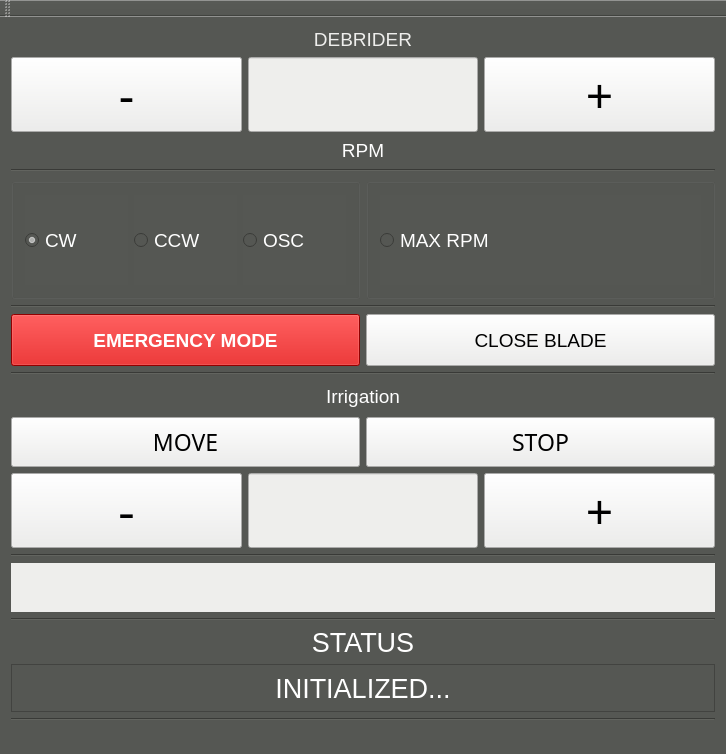
<?xml version="1.0" encoding="UTF-8"?>
<ui version="4.0">
 <class>MainWindow</class>
 <widget class="QMainWindow" name="MainWindow">
  <property name="geometry">
   <rect>
    <x>0</x>
    <y>0</y>
    <width>726</width>
    <height>754</height>
   </rect>
  </property>
  <property name="windowTitle">
   <string>MainWindow</string>
  </property>
  <property name="styleSheet">
   <string notr="true">background-color: rgb(85, 87, 83);</string>
  </property>
  <widget class="QWidget" name="centralWidget">
   <layout class="QVBoxLayout" name="verticalLayout_4">
    <item>
     <widget class="QLabel" name="lblDebrider">
      <property name="sizePolicy">
       <sizepolicy hsizetype="Expanding" vsizetype="Minimum">
        <horstretch>0</horstretch>
        <verstretch>0</verstretch>
       </sizepolicy>
      </property>
      <property name="minimumSize">
       <size>
        <width>40</width>
        <height>18</height>
       </size>
      </property>
      <property name="font">
       <font>
        <pointsize>14</pointsize>
       </font>
      </property>
      <property name="styleSheet">
       <string notr="true">color: rgb(238, 238, 236);</string>
      </property>
      <property name="text">
       <string>DEBRIDER</string>
      </property>
      <property name="alignment">
       <set>Qt::AlignCenter</set>
      </property>
     </widget>
    </item>
    <item>
     <layout class="QHBoxLayout" name="lytBLDCvel">
      <item>
       <widget class="QPushButton" name="btnDecreaseRPM">
        <property name="sizePolicy">
         <sizepolicy hsizetype="Expanding" vsizetype="Expanding">
          <horstretch>0</horstretch>
          <verstretch>0</verstretch>
         </sizepolicy>
        </property>
        <property name="font">
         <font>
          <family>Piboto</family>
          <pointsize>36</pointsize>
          <weight>50</weight>
          <italic>false</italic>
          <bold>false</bold>
         </font>
        </property>
        <property name="cursor">
         <cursorShape>ArrowCursor</cursorShape>
        </property>
        <property name="mouseTracking">
         <bool>false</bool>
        </property>
        <property name="styleSheet">
         <string notr="true">background-color : rgb(238, 238, 236);</string>
        </property>
        <property name="text">
         <string>-</string>
        </property>
       </widget>
      </item>
      <item>
       <widget class="QLineEdit" name="p_BLDCspeedInfo">
        <property name="sizePolicy">
         <sizepolicy hsizetype="Expanding" vsizetype="Expanding">
          <horstretch>0</horstretch>
          <verstretch>0</verstretch>
         </sizepolicy>
        </property>
        <property name="font">
         <font>
          <pointsize>14</pointsize>
         </font>
        </property>
        <property name="styleSheet">
         <string notr="true">background-color: rgb(238, 238, 236);</string>
        </property>
       </widget>
      </item>
      <item>
       <widget class="QPushButton" name="btnIncreaseRPM">
        <property name="sizePolicy">
         <sizepolicy hsizetype="Expanding" vsizetype="Expanding">
          <horstretch>0</horstretch>
          <verstretch>0</verstretch>
         </sizepolicy>
        </property>
        <property name="minimumSize">
         <size>
          <width>0</width>
          <height>0</height>
         </size>
        </property>
        <property name="font">
         <font>
          <family>Piboto</family>
          <pointsize>36</pointsize>
          <weight>50</weight>
          <italic>false</italic>
          <bold>false</bold>
         </font>
        </property>
        <property name="styleSheet">
         <string notr="true">background-color: rgb(238, 238, 236);</string>
        </property>
        <property name="text">
         <string>+</string>
        </property>
       </widget>
      </item>
     </layout>
    </item>
    <item>
     <layout class="QHBoxLayout" name="lytRPM">
      <item>
       <spacer name="horizontalSpacer_4">
        <property name="orientation">
         <enum>Qt::Horizontal</enum>
        </property>
        <property name="sizeHint" stdset="0">
         <size>
          <width>40</width>
          <height>20</height>
         </size>
        </property>
       </spacer>
      </item>
      <item>
       <widget class="QLabel" name="lblRPM">
        <property name="sizePolicy">
         <sizepolicy hsizetype="Expanding" vsizetype="Minimum">
          <horstretch>0</horstretch>
          <verstretch>0</verstretch>
         </sizepolicy>
        </property>
        <property name="minimumSize">
         <size>
          <width>40</width>
          <height>25</height>
         </size>
        </property>
        <property name="font">
         <font>
          <pointsize>14</pointsize>
         </font>
        </property>
        <property name="styleSheet">
         <string notr="true">color: rgb(255, 255, 255);</string>
        </property>
        <property name="text">
         <string>RPM</string>
        </property>
        <property name="alignment">
         <set>Qt::AlignCenter</set>
        </property>
       </widget>
      </item>
      <item>
       <spacer name="horizontalSpacer_3">
        <property name="orientation">
         <enum>Qt::Horizontal</enum>
        </property>
        <property name="sizeHint" stdset="0">
         <size>
          <width>40</width>
          <height>20</height>
         </size>
        </property>
       </spacer>
      </item>
     </layout>
    </item>
    <item>
     <widget class="Line" name="lineWorkingModeAbv">
      <property name="orientation">
       <enum>Qt::Horizontal</enum>
      </property>
     </widget>
    </item>
    <item>
     <layout class="QHBoxLayout" name="lytWorkingModes">
      <item>
       <widget class="QGroupBox" name="BoxModes">
        <property name="enabled">
         <bool>true</bool>
        </property>
        <property name="sizePolicy">
         <sizepolicy hsizetype="Expanding" vsizetype="Expanding">
          <horstretch>0</horstretch>
          <verstretch>0</verstretch>
         </sizepolicy>
        </property>
        <property name="styleSheet">
         <string notr="true">background-color: rgb(85, 87, 83);
</string>
        </property>
        <property name="title">
         <string/>
        </property>
        <layout class="QHBoxLayout" name="horizontalLayout_3">
         <item>
          <widget class="QRadioButton" name="radioCW">
           <property name="enabled">
            <bool>true</bool>
           </property>
           <property name="sizePolicy">
            <sizepolicy hsizetype="Expanding" vsizetype="Minimum">
             <horstretch>0</horstretch>
             <verstretch>0</verstretch>
            </sizepolicy>
           </property>
           <property name="minimumSize">
            <size>
             <width>0</width>
             <height>90</height>
            </size>
           </property>
           <property name="font">
            <font>
             <pointsize>14</pointsize>
            </font>
           </property>
           <property name="styleSheet">
            <string notr="true">color: rgb(255, 255, 255);
selection-color: rgb(255, 255, 255);
selection-background-color: rgb(255, 255, 255);</string>
           </property>
           <property name="text">
            <string>CW</string>
           </property>
           <property name="checked">
            <bool>true</bool>
           </property>
          </widget>
         </item>
         <item>
          <widget class="QRadioButton" name="radioCCW">
           <property name="sizePolicy">
            <sizepolicy hsizetype="Expanding" vsizetype="Minimum">
             <horstretch>0</horstretch>
             <verstretch>0</verstretch>
            </sizepolicy>
           </property>
           <property name="minimumSize">
            <size>
             <width>0</width>
             <height>90</height>
            </size>
           </property>
           <property name="font">
            <font>
             <pointsize>14</pointsize>
            </font>
           </property>
           <property name="styleSheet">
            <string notr="true">color: rgb(255, 255, 255);</string>
           </property>
           <property name="text">
            <string>CCW</string>
           </property>
          </widget>
         </item>
         <item>
          <widget class="QRadioButton" name="radioOSC">
           <property name="sizePolicy">
            <sizepolicy hsizetype="Expanding" vsizetype="Minimum">
             <horstretch>0</horstretch>
             <verstretch>0</verstretch>
            </sizepolicy>
           </property>
           <property name="minimumSize">
            <size>
             <width>0</width>
             <height>90</height>
            </size>
           </property>
           <property name="font">
            <font>
             <pointsize>14</pointsize>
            </font>
           </property>
           <property name="styleSheet">
            <string notr="true">color: rgb(255, 255, 255);
</string>
           </property>
           <property name="text">
            <string>OSC</string>
           </property>
          </widget>
         </item>
        </layout>
       </widget>
      </item>
      <item>
       <widget class="QGroupBox" name="BoxMAXRPM">
        <property name="sizePolicy">
         <sizepolicy hsizetype="Expanding" vsizetype="Expanding">
          <horstretch>0</horstretch>
          <verstretch>0</verstretch>
         </sizepolicy>
        </property>
        <property name="minimumSize">
         <size>
          <width>0</width>
          <height>0</height>
         </size>
        </property>
        <property name="styleSheet">
         <string notr="true">background-color: rgb(85, 87, 83);</string>
        </property>
        <property name="title">
         <string/>
        </property>
        <layout class="QHBoxLayout" name="horizontalLayout_4">
         <item>
          <widget class="QRadioButton" name="radioMAXRPM">
           <property name="sizePolicy">
            <sizepolicy hsizetype="Expanding" vsizetype="Expanding">
             <horstretch>0</horstretch>
             <verstretch>0</verstretch>
            </sizepolicy>
           </property>
           <property name="minimumSize">
            <size>
             <width>0</width>
             <height>90</height>
            </size>
           </property>
           <property name="font">
            <font>
             <pointsize>14</pointsize>
            </font>
           </property>
           <property name="styleSheet">
            <string notr="true">color: rgb(255, 255, 255);
alternate-background-color: rgb(255, 255, 255);</string>
           </property>
           <property name="text">
            <string>MAX RPM </string>
           </property>
          </widget>
         </item>
        </layout>
       </widget>
      </item>
     </layout>
    </item>
    <item>
     <widget class="Line" name="lineEMCB">
      <property name="orientation">
       <enum>Qt::Horizontal</enum>
      </property>
     </widget>
    </item>
    <item>
     <layout class="QHBoxLayout" name="lytEmergency_CloseBlade">
      <item>
       <widget class="QPushButton" name="btnEmergencyMode">
        <property name="sizePolicy">
         <sizepolicy hsizetype="Expanding" vsizetype="Expanding">
          <horstretch>0</horstretch>
          <verstretch>0</verstretch>
         </sizepolicy>
        </property>
        <property name="minimumSize">
         <size>
          <width>20</width>
          <height>52</height>
         </size>
        </property>
        <property name="font">
         <font>
          <pointsize>14</pointsize>
          <weight>75</weight>
          <bold>true</bold>
         </font>
        </property>
        <property name="styleSheet">
         <string notr="true">color:rgb(255,255,255);
background-color: rgb(204, 0, 0);</string>
        </property>
        <property name="text">
         <string>EMERGENCY MODE</string>
        </property>
       </widget>
      </item>
      <item>
       <widget class="QPushButton" name="btnCloseBlade">
        <property name="sizePolicy">
         <sizepolicy hsizetype="Expanding" vsizetype="Expanding">
          <horstretch>0</horstretch>
          <verstretch>0</verstretch>
         </sizepolicy>
        </property>
        <property name="minimumSize">
         <size>
          <width>25</width>
          <height>52</height>
         </size>
        </property>
        <property name="font">
         <font>
          <pointsize>14</pointsize>
         </font>
        </property>
        <property name="styleSheet">
         <string notr="true">background-color: rgb(238, 238, 236);</string>
        </property>
        <property name="text">
         <string>CLOSE BLADE</string>
        </property>
       </widget>
      </item>
     </layout>
    </item>
    <item>
     <widget class="Line" name="lineEMCBundr">
      <property name="orientation">
       <enum>Qt::Horizontal</enum>
      </property>
     </widget>
    </item>
    <item>
     <widget class="QLabel" name="lblIrrigation">
      <property name="sizePolicy">
       <sizepolicy hsizetype="Expanding" vsizetype="Minimum">
        <horstretch>0</horstretch>
        <verstretch>0</verstretch>
       </sizepolicy>
      </property>
      <property name="minimumSize">
       <size>
        <width>40</width>
        <height>30</height>
       </size>
      </property>
      <property name="font">
       <font>
        <pointsize>14</pointsize>
       </font>
      </property>
      <property name="styleSheet">
       <string notr="true">color: rgb(255, 255, 255);</string>
      </property>
      <property name="text">
       <string>Irrigation</string>
      </property>
      <property name="alignment">
       <set>Qt::AlignCenter</set>
      </property>
     </widget>
    </item>
    <item>
     <layout class="QHBoxLayout" name="lyt_MoveStop">
      <item>
       <widget class="QPushButton" name="btnIrrigationMove">
        <property name="sizePolicy">
         <sizepolicy hsizetype="Expanding" vsizetype="Expanding">
          <horstretch>0</horstretch>
          <verstretch>0</verstretch>
         </sizepolicy>
        </property>
        <property name="minimumSize">
         <size>
          <width>0</width>
          <height>50</height>
         </size>
        </property>
        <property name="font">
         <font>
          <family>Piboto</family>
          <pointsize>17</pointsize>
          <weight>50</weight>
          <italic>false</italic>
          <bold>false</bold>
         </font>
        </property>
        <property name="cursor">
         <cursorShape>ArrowCursor</cursorShape>
        </property>
        <property name="mouseTracking">
         <bool>false</bool>
        </property>
        <property name="styleSheet">
         <string notr="true">background-color: rgb(238, 238, 236);</string>
        </property>
        <property name="text">
         <string>MOVE</string>
        </property>
       </widget>
      </item>
      <item>
       <widget class="QPushButton" name="btnIrrigationStop">
        <property name="sizePolicy">
         <sizepolicy hsizetype="Expanding" vsizetype="Expanding">
          <horstretch>0</horstretch>
          <verstretch>0</verstretch>
         </sizepolicy>
        </property>
        <property name="minimumSize">
         <size>
          <width>35</width>
          <height>50</height>
         </size>
        </property>
        <property name="font">
         <font>
          <family>Piboto</family>
          <pointsize>17</pointsize>
          <weight>50</weight>
          <italic>false</italic>
          <bold>false</bold>
         </font>
        </property>
        <property name="styleSheet">
         <string notr="true">background-color: rgb(238, 238, 236);
</string>
        </property>
        <property name="text">
         <string>STOP</string>
        </property>
       </widget>
      </item>
     </layout>
    </item>
    <item>
     <layout class="QHBoxLayout" name="lytPumpVel">
      <item>
       <widget class="QPushButton" name="btnDecreaseFlow">
        <property name="sizePolicy">
         <sizepolicy hsizetype="Expanding" vsizetype="Expanding">
          <horstretch>0</horstretch>
          <verstretch>0</verstretch>
         </sizepolicy>
        </property>
        <property name="font">
         <font>
          <family>Serif</family>
          <pointsize>36</pointsize>
         </font>
        </property>
        <property name="styleSheet">
         <string notr="true">background-color: rgb(238, 238, 236);</string>
        </property>
        <property name="text">
         <string>-</string>
        </property>
       </widget>
      </item>
      <item>
       <widget class="QLineEdit" name="p_MotorSpeedInfo">
        <property name="sizePolicy">
         <sizepolicy hsizetype="Expanding" vsizetype="Expanding">
          <horstretch>0</horstretch>
          <verstretch>0</verstretch>
         </sizepolicy>
        </property>
        <property name="font">
         <font>
          <pointsize>10</pointsize>
         </font>
        </property>
        <property name="styleSheet">
         <string notr="true">background-color: rgb(238, 238, 236);</string>
        </property>
        <property name="alignment">
         <set>Qt::AlignCenter</set>
        </property>
       </widget>
      </item>
      <item>
       <widget class="QPushButton" name="btnIncreaseFlow">
        <property name="sizePolicy">
         <sizepolicy hsizetype="Expanding" vsizetype="Expanding">
          <horstretch>0</horstretch>
          <verstretch>0</verstretch>
         </sizepolicy>
        </property>
        <property name="font">
         <font>
          <family>Piboto</family>
          <pointsize>36</pointsize>
          <weight>50</weight>
          <italic>false</italic>
          <bold>false</bold>
         </font>
        </property>
        <property name="styleSheet">
         <string notr="true">background-color: rgb(238, 238, 236);</string>
        </property>
        <property name="text">
         <string>+</string>
        </property>
       </widget>
      </item>
     </layout>
    </item>
    <item>
     <widget class="Line" name="lineMedicaretecAbv">
      <property name="orientation">
       <enum>Qt::Horizontal</enum>
      </property>
     </widget>
    </item>
    <item>
     <widget class="QLabel" name="lblLogo">
      <property name="sizePolicy">
       <sizepolicy hsizetype="Expanding" vsizetype="Expanding">
        <horstretch>0</horstretch>
        <verstretch>0</verstretch>
       </sizepolicy>
      </property>
      <property name="styleSheet">
       <string notr="true">background-color: rgb(238, 238, 236);
</string>
      </property>
      <property name="text">
       <string/>
      </property>
      <property name="pixmap">
       <pixmap resource="resources.qrc">:/Logo2.png</pixmap>
      </property>
      <property name="alignment">
       <set>Qt::AlignCenter</set>
      </property>
     </widget>
    </item>
    <item>
     <widget class="Line" name="lineStatusAbv">
      <property name="orientation">
       <enum>Qt::Horizontal</enum>
      </property>
     </widget>
    </item>
    <item>
     <widget class="QLabel" name="lblStatus">
      <property name="sizePolicy">
       <sizepolicy hsizetype="Expanding" vsizetype="Minimum">
        <horstretch>0</horstretch>
        <verstretch>0</verstretch>
       </sizepolicy>
      </property>
      <property name="minimumSize">
       <size>
        <width>40</width>
        <height>16</height>
       </size>
      </property>
      <property name="font">
       <font>
        <pointsize>20</pointsize>
       </font>
      </property>
      <property name="styleSheet">
       <string notr="true">color: rgb(255, 255, 255);</string>
      </property>
      <property name="text">
       <string>STATUS</string>
      </property>
      <property name="alignment">
       <set>Qt::AlignCenter</set>
      </property>
      <property name="wordWrap">
       <bool>true</bool>
      </property>
     </widget>
    </item>
    <item>
     <widget class="QLabel" name="lblMsg">
      <property name="sizePolicy">
       <sizepolicy hsizetype="Expanding" vsizetype="Expanding">
        <horstretch>0</horstretch>
        <verstretch>0</verstretch>
       </sizepolicy>
      </property>
      <property name="font">
       <font>
        <pointsize>20</pointsize>
        <weight>50</weight>
        <bold>false</bold>
       </font>
      </property>
      <property name="styleSheet">
       <string notr="true">color: rgb(255, 255, 255);</string>
      </property>
      <property name="frameShape">
       <enum>QFrame::StyledPanel</enum>
      </property>
      <property name="text">
       <string>INITIALIZED...</string>
      </property>
      <property name="alignment">
       <set>Qt::AlignCenter</set>
      </property>
     </widget>
    </item>
    <item>
     <widget class="Line" name="lineStatusUndr">
      <property name="orientation">
       <enum>Qt::Horizontal</enum>
      </property>
     </widget>
    </item>
   </layout>
  </widget>
  <widget class="QMenuBar" name="menuBar">
   <property name="geometry">
    <rect>
     <x>0</x>
     <y>0</y>
     <width>726</width>
     <height>22</height>
    </rect>
   </property>
  </widget>
  <widget class="QToolBar" name="mainToolBar">
   <attribute name="toolBarArea">
    <enum>TopToolBarArea</enum>
   </attribute>
   <attribute name="toolBarBreak">
    <bool>false</bool>
   </attribute>
  </widget>
  <widget class="QStatusBar" name="statusBar"/>
 </widget>
 <layoutdefault spacing="6" margin="11"/>
 <resources>
  <include location="resources.qrc"/>
 </resources>
 <connections/>
</ui>
